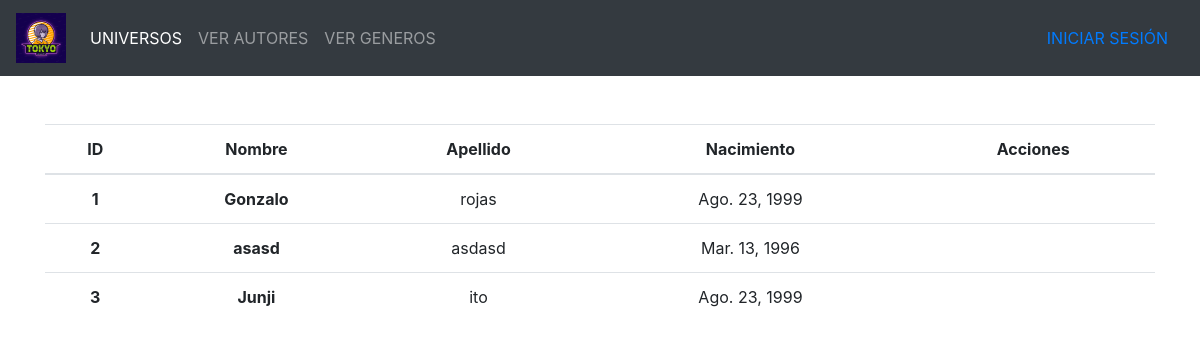
The page /autores/ on the database its author committed.
### animes/models.py (models this page shows, shortened)
class Autor(models.Model):
	nombre = models.CharField(max_length=100)
	apellido = models.CharField(max_length=100)
	nacimiento = models.DateField()

### animes/views.py (the view)
class AutorListView(ListView):
    model = Autor
    paginate_by = 10  # if pagination is desired

### animes/templates/animes/autor_list.html (shortened to what this page needs)
<!doctype html>
<html lang="es">
  {% include 'animes/inicio/head_inicio.html' %}
  <body class="text-center">
    <div class="container mt-5">
      <table class="table table-hover">
        <thead>
          <tr>
            <th scope="col">ID</th>
            <th scope="col">Nombre</th>
            <th scope="col">Apellido</th>
            <th scope="col">Nacimiento</th>
            <th scope="col">Acciones</th>
          </tr>
        </thead>
        <tbody>
          {% for autor in object_list %}
              <tr>
                  <th scope="row">{{autor.pk}}</th>
                  <th scope="row">{{autor.nombre}}</th>
                  <td scope="row">{{autor.apellido}}</td>
                  <td scope="row">{{autor.nacimiento}}</td>
                  <td scope="row">
                  </td>
              </tr>
          {% endfor %}
        </tbody>
      </table>
    </div>
  </body>
</html>

### rows shown on the page
Autor: pk "1", nombre "Gonzalo", apellido "rojas", nacimiento "Ago. 23, 1999"
Autor: pk "2", nombre "asasd", apellido "asdasd", nacimiento "Mar. 13, 1996"
Autor: pk "3", nombre "Junji", apellido "ito", nacimiento "Ago. 23, 1999"
